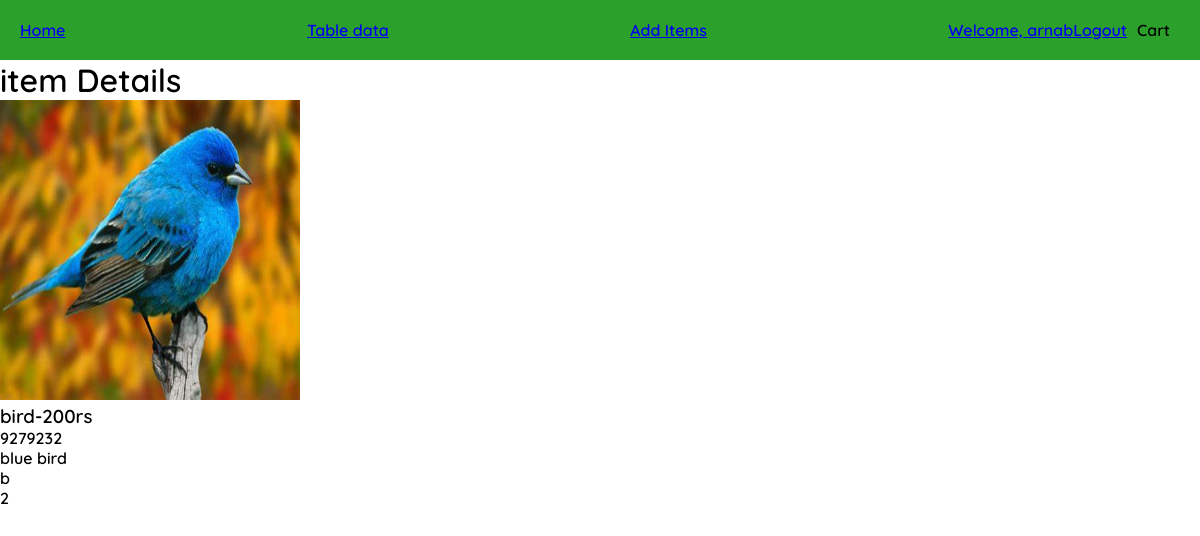
Page /itemdetails/9279232/ (signed in) on the committed database.
### home/models.py (models this page shows, shortened)
class allitem(models.Model):
        product_id = models.IntegerField(unique= 1, primary_key = 1)
        product_name = models.CharField(max_length=20)
        product_description = models.CharField(max_length=50)
        product_category = models.CharField(max_length=10)
        product_price = models.IntegerField()
        product_quantity = models.IntegerField()
        product_image = models.ImageField(upload_to='product')

### home/views.py (the view)
# urls.py: path('itemdetails/<int:pk>/', views.itemdetails, name=""),
def itemdetails(request, pk):
    all_item = allitem.objects.get(product_id=pk)
    return render(request, 'home/itemdetails.html', {'one_item': all_item})

### home/templates/home/itemdetails.html
{% extends 'home/nav.html' %}
{% load static %}
{% block content %}
<h1>item Details</h1>
<img src="{% get_media_prefix %}{{ one_item.product_image }}" alt="{{ item.product_name }}" height="300px" width="300px">
<h3>{{ one_item.product_name }}-{{ one_item.product_price }}rs</h3>
{{ one_item.product_id }}
<br>
{{ one_item.product_description }}
<br>
{{ one_item.product_category }}
<br>
{{ one_item.product_quantity }}
<br>
{% endblock %}

### home/templates/home/nav.html (shortened to what this page needs)
{% load static %}
<!DOCTYPE html>
<html lang="en">
<head>
    <link rel="stylesheet" type="text/css" href="{% static 'css/nav.css' %}">
</head>
<body>
<div class="ecomnav">
    <div class="nav-items">
        <ul>
            <li><a href="/home/">Home</a></li>
            <li><a href="/table/">Table data</a></li>
            {% if user.is_authenticated %}
                <li><a href="/additem/">Add Items</a></li>
            {% endif %}
            <ul>
                {% if user.is_authenticated %}
                <a href="/admin/">Welcome, {{user.username}}</a>
                <br>
                <a href="/logout/" @click.prevent="logout">Logout</a>
                {% else %}
                <li><a href="/login/">Login</a></li>
                {% endif %}
                <li><a href="/cart/"></a>Cart</li>
            </ul>
        </ul>
    </div>
</div>
{% block content %}
{% endblock %}
</body>
</html>

### static/css/nav.css (style rules this page uses)
* { margin: 0; padding: 0; font-family: 'Quicksand', sans-serif; box-sizing: border-box; font-weight: 600; }
ecomnav, .nav-items ul { display: flex; align-items: center; justify-content: space-between; padding: 10px; background-color: rgb(43, 161, 43); list-style-type: none; }
.nav-items li { margin: 0 10px; }

### rows in the picture
allitem: product_image (picture), product_name "bird", product_price "200", product_id "9279232", product_description "blue bird", product_category "b", product_quantity "2"

### other values in the picture
{{ user.username }} "arnab"
